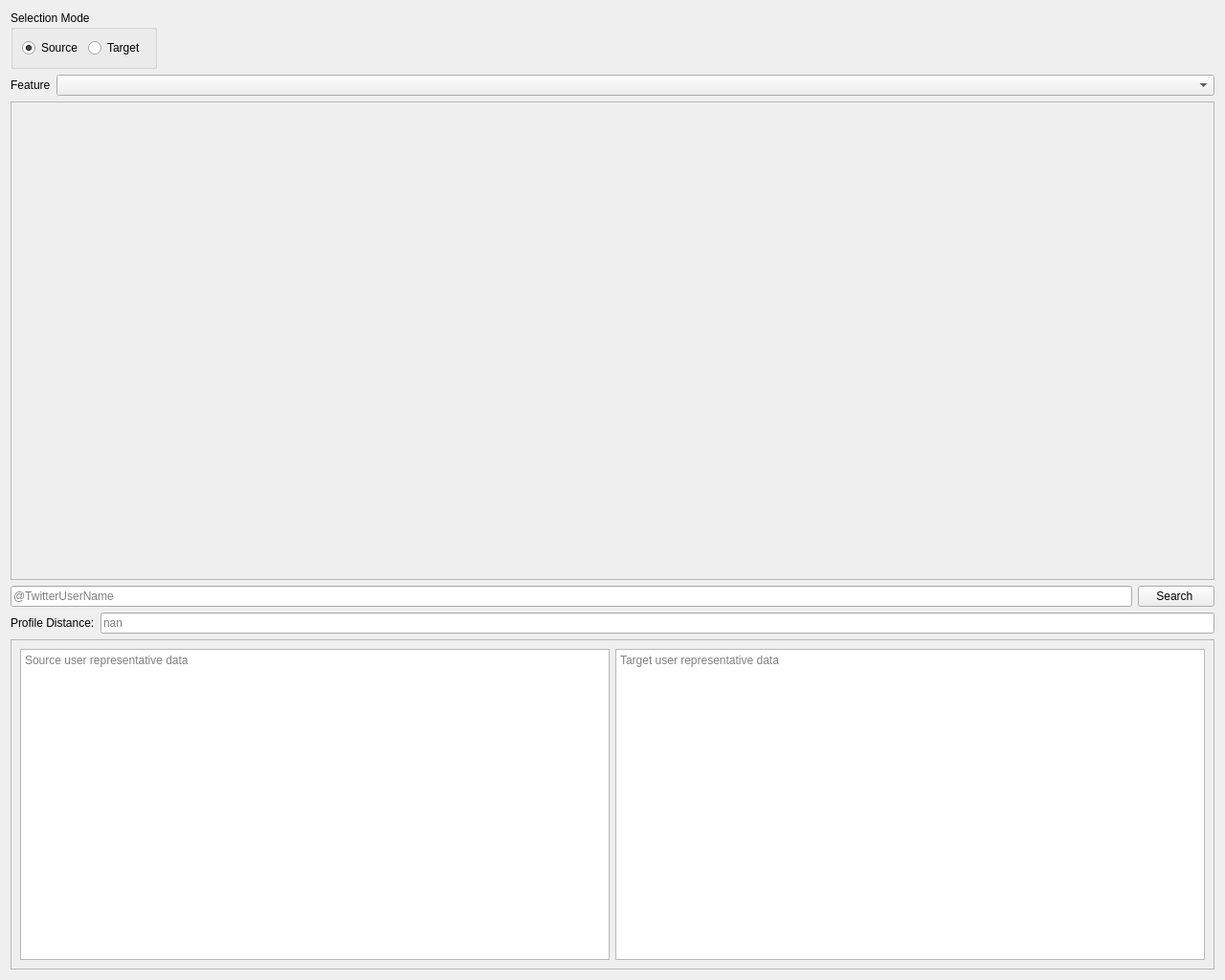
<?xml version="1.0" encoding="UTF-8"?>
<ui version="4.0">
 <class>Widget</class>
 <widget class="QWidget" name="Widget">
  <property name="geometry">
   <rect>
    <x>0</x>
    <y>0</y>
    <width>1280</width>
    <height>1024</height>
   </rect>
  </property>
  <property name="sizePolicy">
   <sizepolicy hsizetype="Minimum" vsizetype="Minimum">
    <horstretch>0</horstretch>
    <verstretch>0</verstretch>
   </sizepolicy>
  </property>
  <property name="minimumSize">
   <size>
    <width>1280</width>
    <height>1024</height>
   </size>
  </property>
  <property name="windowTitle">
   <string>User Profile Explorer</string>
  </property>
  <property name="styleSheet">
   <string notr="true"/>
  </property>
  <layout class="QVBoxLayout" name="verticalLayout_2">
   <item>
    <layout class="QFormLayout" name="formLayout">
     <item row="0" column="0">
      <widget class="QGroupBox" name="groupBox">
       <property name="title">
        <string>Selection Mode</string>
       </property>
       <layout class="QHBoxLayout" name="horizontalLayout_3">
        <item>
         <widget class="QRadioButton" name="source_mode_radio">
          <property name="text">
           <string>Source</string>
          </property>
          <property name="checked">
           <bool>true</bool>
          </property>
         </widget>
        </item>
        <item>
         <widget class="QRadioButton" name="target_mode_radio">
          <property name="text">
           <string>Target</string>
          </property>
         </widget>
        </item>
       </layout>
      </widget>
     </item>
    </layout>
   </item>
   <item>
    <layout class="QFormLayout" name="feature_selector">
     <item row="1" column="1">
      <widget class="QComboBox" name="feature_combo_box">
       <property name="sizePolicy">
        <sizepolicy hsizetype="Preferred" vsizetype="Preferred">
         <horstretch>0</horstretch>
         <verstretch>0</verstretch>
        </sizepolicy>
       </property>
       <property name="editable">
        <bool>false</bool>
       </property>
       <property name="currentText">
        <string/>
       </property>
       <property name="currentIndex">
        <number>-1</number>
       </property>
       <property name="placeholderText">
        <string/>
       </property>
      </widget>
     </item>
     <item row="1" column="0">
      <widget class="QLabel" name="label">
       <property name="text">
        <string>Feature</string>
       </property>
      </widget>
     </item>
    </layout>
   </item>
   <item>
    <widget class="QFrame" name="scatter_chart">
     <property name="sizePolicy">
      <sizepolicy hsizetype="Preferred" vsizetype="Preferred">
       <horstretch>0</horstretch>
       <verstretch>0</verstretch>
      </sizepolicy>
     </property>
     <property name="minimumSize">
      <size>
       <width>500</width>
       <height>500</height>
      </size>
     </property>
     <property name="styleSheet">
      <string notr="true"/>
     </property>
     <property name="frameShape">
      <enum>QFrame::StyledPanel</enum>
     </property>
     <property name="frameShadow">
      <enum>QFrame::Raised</enum>
     </property>
     <layout class="QVBoxLayout" name="verticalLayout"/>
    </widget>
   </item>
   <item>
    <layout class="QHBoxLayout" name="horizontalLayout_2">
     <item>
      <widget class="QLineEdit" name="user_name_input">
       <property name="placeholderText">
        <string>@TwitterUserName</string>
       </property>
      </widget>
     </item>
     <item>
      <widget class="QPushButton" name="search_user_button">
       <property name="text">
        <string>Search </string>
       </property>
      </widget>
     </item>
    </layout>
   </item>
   <item>
    <layout class="QFormLayout" name="formLayout_2">
     <item row="0" column="0">
      <widget class="QLabel" name="label_2">
       <property name="text">
        <string>Profile Distance:</string>
       </property>
      </widget>
     </item>
     <item row="0" column="1">
      <widget class="QLineEdit" name="profile_distance_output">
       <property name="readOnly">
        <bool>true</bool>
       </property>
       <property name="placeholderText">
        <string>nan</string>
       </property>
      </widget>
     </item>
    </layout>
   </item>
   <item>
    <widget class="QFrame" name="tweet_display">
     <property name="frameShape">
      <enum>QFrame::StyledPanel</enum>
     </property>
     <property name="frameShadow">
      <enum>QFrame::Raised</enum>
     </property>
     <layout class="QHBoxLayout" name="horizontalLayout">
      <item>
       <widget class="QTextBrowser" name="source_user_tweet_output">
        <property name="placeholderText">
         <string>Source user representative data</string>
        </property>
       </widget>
      </item>
      <item>
       <widget class="QTextBrowser" name="target_user_tweet_output">
        <property name="placeholderText">
         <string>Target user representative data</string>
        </property>
       </widget>
      </item>
     </layout>
    </widget>
   </item>
  </layout>
 </widget>
 <resources/>
 <connections/>
</ui>
